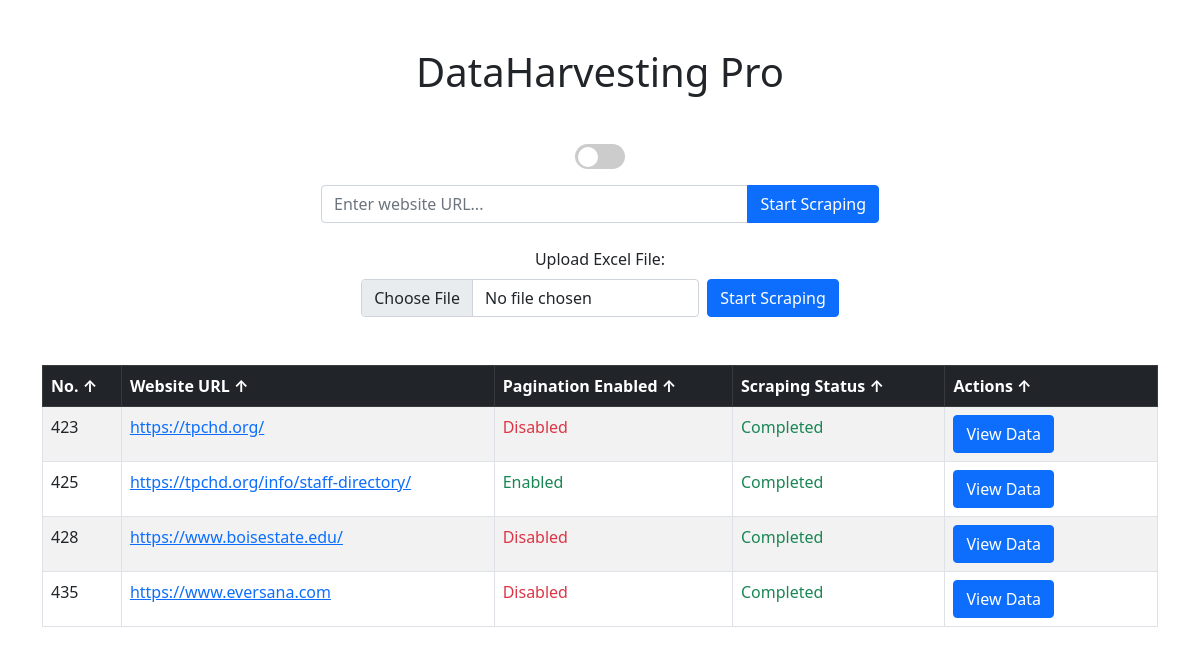
The page / on the database its author committed.
### api/models/url_data.py (models this page shows, shortened)
class UrlData(models.Model):
    SCRAPING_STATUS_CHOICES = [
        ('pending', 'Pending'),
        ('in_progress', 'In Progress'),
        ('completed', 'Completed'),
        ('failed', 'Failed'),
    ]
    url = models.URLField(unique=True)
    pagination_enabled = models.BooleanField(default=False)
    scraping_status = models.CharField(
        max_length=20,
        choices=SCRAPING_STATUS_CHOICES,
        default='pending'
    )

### core/views.py (the view, shortened to what this page needs)
# urls.py: path('', home_view, name='home'),
def home_view(request):
    websites_data = UrlData.objects.all()
    domain_data = DomainData.objects.all()
    return render(request, "index.html", {"websites_data": websites_data, "domain_data": domain_data})

### templates/index.html (shortened to what this page needs)
{% extends "base.html" %}
{% load static %}
{% block content %}
<div class="container text-center mt-5 mb-5">
    <h1>DataHarvesting Pro</h1>
</div>
<div class="container d-flex flex-column justify-content-center align-items-center">
  <label class="switch mb-3" title="Enable Pagination">
      <span class="slider round"></span>
  </label>
</div>
<form action="{% url 'home' %}" method="POST" id="urlForm">
  <div class="container d-flex flex-column justify-content-center align-items-center">
      <div class="input-group w-50">
          <input type="text" class="form-control" name="url" placeholder="Enter website URL..." required autocomplete="off" autocorrect="off" spellcheck="false">
          <button class="btn btn-primary" type="submit">Start Scraping</button>
      </div>
  </div>
</form>
<form action="{% url 'home' %}" method="POST" enctype="multipart/form-data" id="fileForm" class="mt-4">
  <div class="container text-center">
      <label for="excel_file" class="form-label mb-2">Upload Excel File:</label>
      <div class="d-flex justify-content-center">
          <input type="file" name="excel_file" id="excel_file" accept=".xls,.xlsx" class="form-control w-auto me-2" required>
          <button class="btn btn-primary" type="submit">Start Scraping</button>
      </div>
  </div>
</form>
<div class="table-responsive mt-5 container">
  <table class="table container table-bordered table-striped" id="websites-table">
    <thead class="table-dark">
      <tr>
        <th scope="col">No.</th>
        <th scope="col" style="max-width: 500px;">Website URL</th>
        <th scope="col" style="min-width: 170px;">Pagination Enabled</th>
        <th scope="col" style="min-width: 170px;">Scraping Status</th>
        <th scope="col" style="min-width: 170px;">Actions</th>
      </tr>
    </thead>
    <tbody>
      {% if websites_data %}
        {% for entry in websites_data %}
        <tr data-website-id="{{ entry.id }}">
          <td>{{ entry.id }}</td>
          <td class="text-truncate" style="max-width: 500px; word-wrap: break-word;">
            <a href="{{ entry.url }}" target="_blank" rel="noopener noreferrer">
              {{ entry.url }}
            </a>
          </td>
          <td>
            <span class="{% if entry.pagination_enabled %}text-success{% else %}text-danger{% endif %}">
              {{ entry.pagination_enabled|yesno:"Enabled,Disabled" }}
            </span>
          </td>
          <td>
            <span class="
              {% if entry.scraping_status == 'pending' %}text-warning
              {% elif entry.scraping_status == 'in_progress' %}text-primary
              {% elif entry.scraping_status == 'completed' %}text-success
              {% else %}text-secondary{% endif %}">
              {{ entry.get_scraping_status_display }}
            </span>
          </td>
          <td>
            <button id="view-data-{{ entry.id }}" class="btn btn-primary"
              onclick="showIdAndButton('{{ entry.id }}', this)">
              View Data
            </button>
          </td>
        </tr>
        {% endfor %}
      {% else %}
      <tr>
        <td colspan="5" class="text-center">No data available</td>
      </tr>
      {% endif %}
    </tbody>
  </table>
</div>
{% endblock content %}

### templates/base.html (shortened to what this page needs)
<!doctype html>
{% load static %}
<html lang="en">
  <head>
    <link rel="stylesheet" href="{% static 'css/main.css' %}">
    <link href="https://cdn.jsdelivr.net/npm/bootstrap@5.0.2/dist/css/bootstrap.min.css" rel="stylesheet">
  </head>
  <body>
    {% block content %}
    {% endblock content %}
  </body>
</html>

### static/css/main.css (style rules this page uses)
.switch { position: relative; display: inline-block; width: 50px; height: 25px; }
.slider { position: absolute; cursor: pointer; top: 0; left: 0; right: 0; bottom: 0; background-color: #ccc; transition: 0.4s; border-radius: 25px; }
.slider::before { position: absolute; content: ""; height: 20px; width: 20px; left: 3px; bottom: 2.5px; background-color: white; transition: 0.4s; border-radius: 50%; }

### rows shown on the page
UrlData: id "423", url "https://tpchd.org/", pagination_enabled "Disabled", scraping_status "Completed"
UrlData: id "425", url "https://tpchd.org/info/staff-directory/", pagination_enabled "Enabled", scraping_status "Completed"
UrlData: id "428", url "https://www.boisestate.edu/", pagination_enabled "Disabled", scraping_status "Completed"
UrlData: id "435", url "https://www.eversana.com", pagination_enabled "Disabled", scraping_status "Completed"
